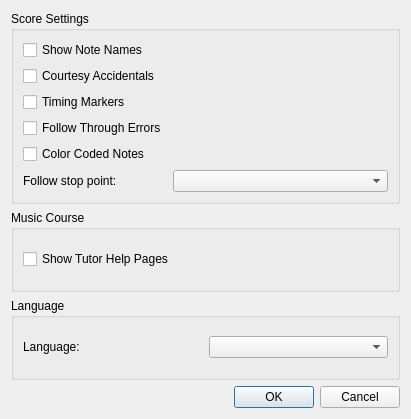
<?xml version="1.0" encoding="UTF-8"?>
<ui version="4.0">
 <class>GuiPreferencesDialog</class>
 <widget class="QDialog" name="GuiPreferencesDialog">
  <property name="geometry">
   <rect>
    <x>0</x>
    <y>0</y>
    <width>411</width>
    <height>419</height>
   </rect>
  </property>
  <property name="sizePolicy">
   <sizepolicy hsizetype="Minimum" vsizetype="Minimum">
    <horstretch>0</horstretch>
    <verstretch>0</verstretch>
   </sizepolicy>
  </property>
  <property name="windowTitle">
   <string>Dialog</string>
  </property>
  <layout class="QVBoxLayout" name="verticalLayout_4">
   <item>
    <widget class="QGroupBox" name="groupBox_2">
     <property name="title">
      <string>Score Settings</string>
     </property>
     <property name="checkable">
      <bool>false</bool>
     </property>
     <layout class="QVBoxLayout" name="verticalLayout_3">
      <item>
       <layout class="QGridLayout" name="gridLayout">
        <item row="1" column="0">
         <widget class="QCheckBox" name="courtesyAccidentalsCheck">
          <property name="text">
           <string>Courtesy Accidentals</string>
          </property>
         </widget>
        </item>
        <item row="5" column="1">
         <widget class="QComboBox" name="followStopPointCombo">
          <property name="sizePolicy">
           <sizepolicy hsizetype="Preferred" vsizetype="Fixed">
            <horstretch>0</horstretch>
            <verstretch>0</verstretch>
           </sizepolicy>
          </property>
          <property name="sizeAdjustPolicy">
           <enum>QComboBox::AdjustToContents</enum>
          </property>
         </widget>
        </item>
        <item row="5" column="0">
         <widget class="QLabel" name="label">
          <property name="text">
           <string>Follow stop point:</string>
          </property>
         </widget>
        </item>
        <item row="1" column="1">
         <spacer name="horizontalSpacer_4">
          <property name="orientation">
           <enum>Qt::Horizontal</enum>
          </property>
          <property name="sizeHint" stdset="0">
           <size>
            <width>40</width>
            <height>20</height>
           </size>
          </property>
         </spacer>
        </item>
        <item row="0" column="1">
         <spacer name="horizontalSpacer_2">
          <property name="orientation">
           <enum>Qt::Horizontal</enum>
          </property>
          <property name="sizeHint" stdset="0">
           <size>
            <width>40</width>
            <height>20</height>
           </size>
          </property>
         </spacer>
        </item>
        <item row="2" column="0">
         <widget class="QCheckBox" name="timingMarkersCheck">
          <property name="sizePolicy">
           <sizepolicy hsizetype="Maximum" vsizetype="Fixed">
            <horstretch>0</horstretch>
            <verstretch>0</verstretch>
           </sizepolicy>
          </property>
          <property name="text">
           <string>Timing Markers</string>
          </property>
         </widget>
        </item>
        <item row="0" column="0">
         <widget class="QCheckBox" name="showNoteNamesCheck">
          <property name="text">
           <string>Show Note Names</string>
          </property>
         </widget>
        </item>
        <item row="2" column="1">
         <spacer name="horizontalSpacer">
          <property name="orientation">
           <enum>Qt::Horizontal</enum>
          </property>
          <property name="sizeHint" stdset="0">
           <size>
            <width>40</width>
            <height>20</height>
           </size>
          </property>
         </spacer>
        </item>
        <item row="3" column="1">
         <spacer name="horizontalSpacer_3">
          <property name="orientation">
           <enum>Qt::Horizontal</enum>
          </property>
          <property name="sizeHint" stdset="0">
           <size>
            <width>40</width>
            <height>20</height>
           </size>
          </property>
         </spacer>
        </item>
        <item row="3" column="0">
         <widget class="QCheckBox" name="followThroughErrorsCheck">
          <property name="text">
           <string>Follow Through Errors</string>
          </property>
         </widget>
        </item>
        <item row="4" column="0">
         <widget class="QCheckBox" name="showColoredNotesCheck">
          <property name="toolTip">
           <string>Show color coded notes on the score</string>
          </property>
          <property name="text">
           <string>Color Coded Notes</string>
          </property>
         </widget>
        </item>
        <item row="4" column="1">
         <spacer name="horizontalSpacer_5">
          <property name="orientation">
           <enum>Qt::Horizontal</enum>
          </property>
          <property name="sizeHint" stdset="0">
           <size>
            <width>40</width>
            <height>20</height>
           </size>
          </property>
         </spacer>
        </item>
       </layout>
      </item>
     </layout>
    </widget>
   </item>
   <item>
    <widget class="QGroupBox" name="groupBox_3">
     <property name="title">
      <string>Music Course</string>
     </property>
     <layout class="QVBoxLayout" name="verticalLayout_2">
      <item>
       <layout class="QGridLayout" name="gridLayout_2">
        <property name="verticalSpacing">
         <number>0</number>
        </property>
        <item row="0" column="0">
         <widget class="QCheckBox" name="showTutorPagesCheck">
          <property name="text">
           <string>Show Tutor Help Pages</string>
          </property>
         </widget>
        </item>
       </layout>
      </item>
     </layout>
    </widget>
   </item>
   <item>
    <widget class="QGroupBox" name="groupBox_4">
     <property name="title">
      <string>Language</string>
     </property>
     <layout class="QVBoxLayout" name="verticalLayout_5">
      <item>
       <layout class="QGridLayout" name="gridLayout_3">
        <item row="0" column="0">
         <widget class="QLabel" name="label_3">
          <property name="text">
           <string>Language:</string>
          </property>
         </widget>
        </item>
        <item row="0" column="1">
         <widget class="QComboBox" name="languageCombo"/>
        </item>
       </layout>
      </item>
     </layout>
    </widget>
   </item>
   <item>
    <widget class="QDialogButtonBox" name="buttonBox">
     <property name="orientation">
      <enum>Qt::Horizontal</enum>
     </property>
     <property name="standardButtons">
      <set>QDialogButtonBox::Cancel|QDialogButtonBox::Ok</set>
     </property>
    </widget>
   </item>
  </layout>
 </widget>
 <resources/>
 <connections>
  <connection>
   <sender>buttonBox</sender>
   <signal>accepted()</signal>
   <receiver>GuiPreferencesDialog</receiver>
   <slot>accept()</slot>
   <hints>
    <hint type="sourcelabel">
     <x>257</x>
     <y>385</y>
    </hint>
    <hint type="destinationlabel">
     <x>157</x>
     <y>274</y>
    </hint>
   </hints>
  </connection>
  <connection>
   <sender>buttonBox</sender>
   <signal>rejected()</signal>
   <receiver>GuiPreferencesDialog</receiver>
   <slot>reject()</slot>
   <hints>
    <hint type="sourcelabel">
     <x>325</x>
     <y>385</y>
    </hint>
    <hint type="destinationlabel">
     <x>286</x>
     <y>274</y>
    </hint>
   </hints>
  </connection>
 </connections>
</ui>
